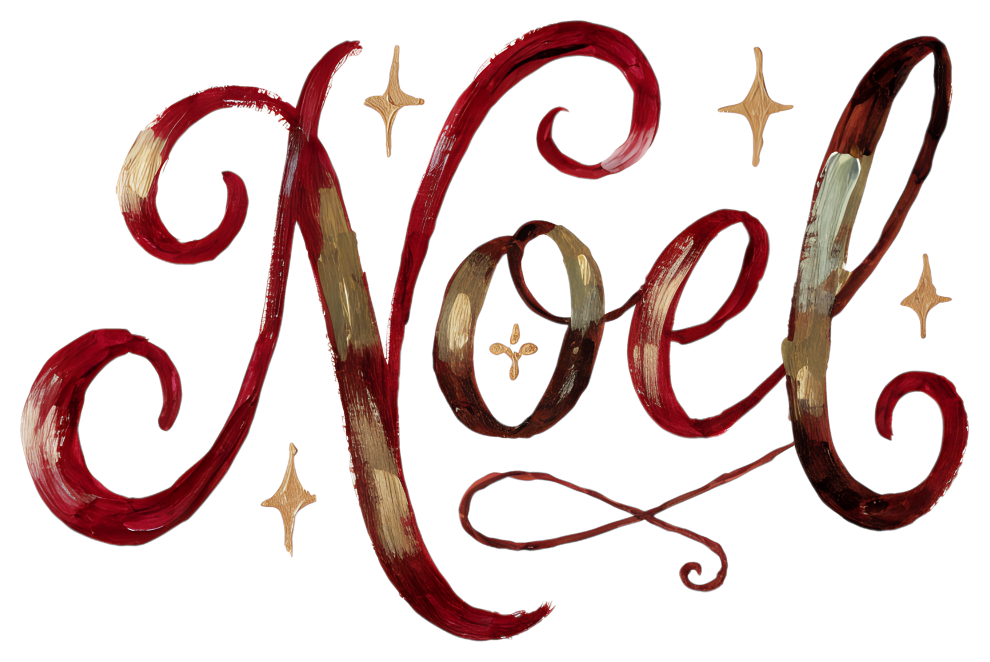
#> input picture velvet-bow-woodland/final/phrases/t05_noel.png, 2968 x 1985 px, given in place of w01_wreath_fawn.png, which was not available (shown at 1/3 size)
$ python templates.py
#> lines starting #> are read from the running program, lines starting #| are printed output that depends on the picture
"""Print-ready 5x7 cards and gift tags (300 DPI) assembled from the finished art."""
import os
from PIL import Image, ImageDraw, ImageFont
CREAM, BURG, GOLD = (246, 239, 228), (92, 26, 38), (176, 141, 87)
ITAL = "/usr/share/fonts/truetype/crosextra/Caladea-Italic.ttf"
os.makedirs("final/templates", exist_ok=True)
def art(p, w, h):
#> called with p = 'frames/w01_wreath_fawn', w = 1150, h = 1150
    im = Image.open(f"final/{p}.png").convert("RGBA"); im.thumbnail((w, h), Image.LANCZOS); return im
#> in art, im is the input picture: PIL image 2968x1985 RGBA; mean R, G, B, A 218.7, 200.6, 198.9, 61
def put(base, im, cx, cy): base.alpha_composite(im, (int(cx - im.width / 2), int(cy - im.height / 2)))
#> called with cx = 750, cy = 760
def border(c, inset, col=GOLD, w=6):
    ImageDraw.Draw(c).rectangle([inset, inset, c.width - inset, c.height - inset], outline=col, width=w)
W, H = 1500, 2100  # 5x7 in
# Card 1: fawn wreath + Merry & Bright
c = Image.new("RGBA", (W, H), CREAM + (255,)); border(c, 60)
put(c, art("frames/w01_wreath_fawn", 1150, 1150), W / 2, 760)
put(c, art("phrases/t01_merry_bright", 1000, 560), W / 2, 1640)
#> call 2 of art, with p = 'phrases/t01_merry_bright', w = 1000, h = 560
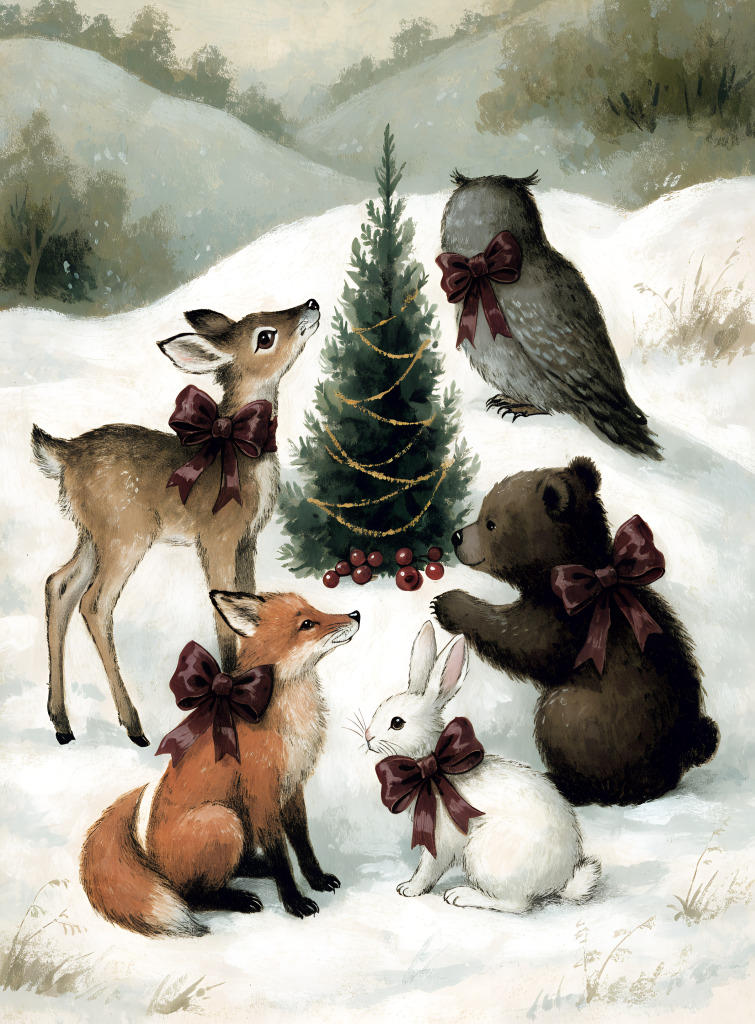
#> input picture velvet-bow-woodland/final/scenes/s04_tree_gathering.jpg, 3018 x 4096 px, given in place of t01_merry_bright.png, which was not available (shown at 1/4 size)
#> call 2 of put, with cx = 750, cy = 1640
#> in put (call 2), `def put(base, im, cx, cy): base.alpha_composite(im, (int(cx - im.width..`:
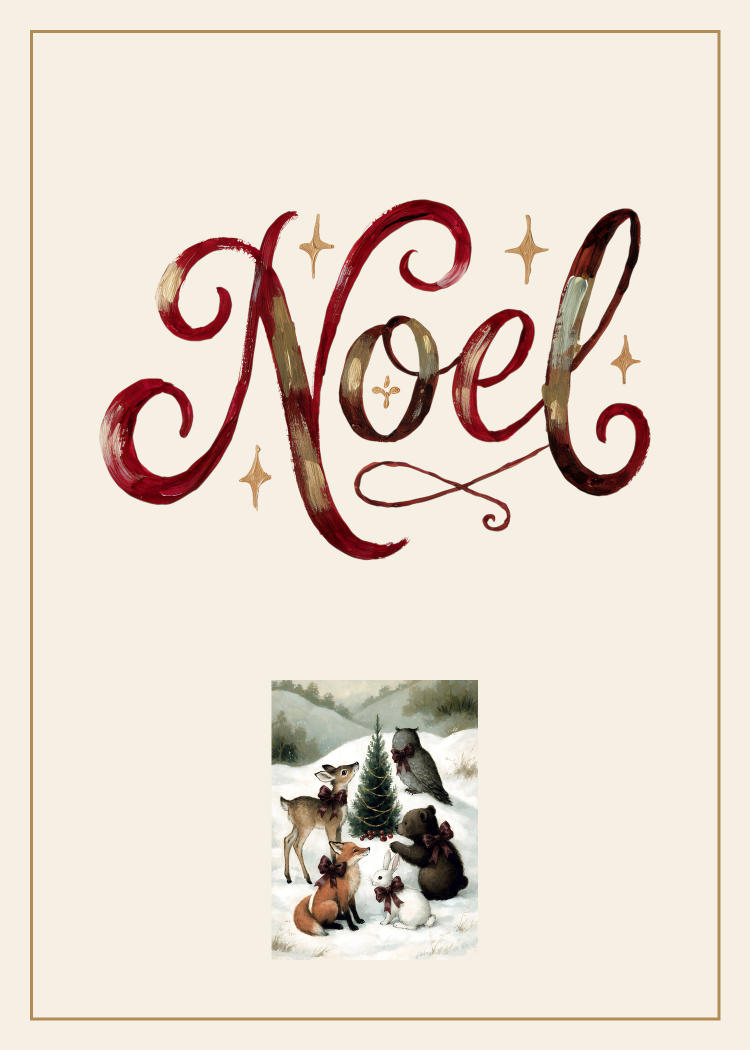
#> base: PIL image 1500x2100 RGBA (shown at 1/2 size); mean R, G, B, A 230.7, 219.3, 208, 255
c.convert("RGB").save("final/templates/card01_merry_bright_5x7.jpg", quality=95, dpi=(300, 300))
# Card 2: scene top + Season's Greetings
c = Image.new("RGBA", (W, H), CREAM + (255,))
sc = Image.open("final/scenes/s04_tree_gathering.jpg").convert("RGBA")
sc = sc.resize((W - 160, int((W - 160) * sc.height / sc.width)), Image.LANCZOS).crop((0, 0, W - 160, 1400))
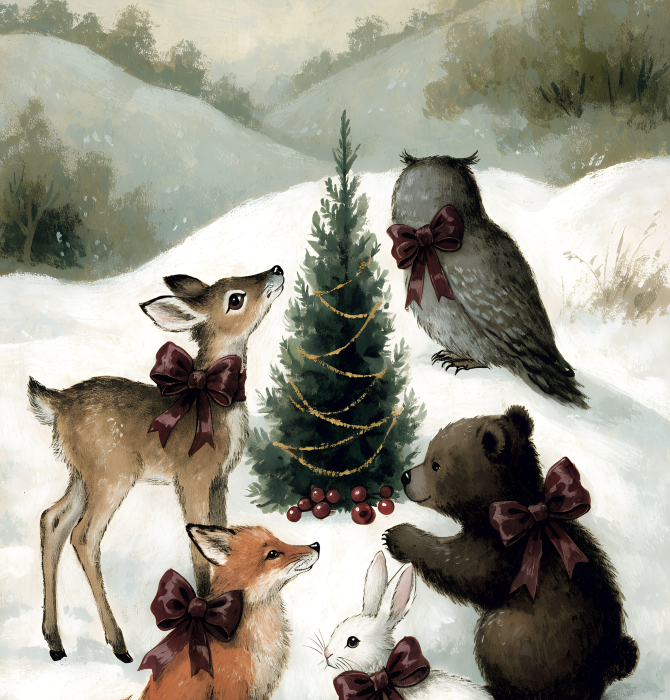
#> sc: PIL image 1340x1400 RGBA (shown at 1/2 size); mean R, G, B, A 155, 152.3, 139.2, 255
c.alpha_composite(sc, (80, 80)); border(c, 80, w=8)
#> after `c.alpha_composite(sc, (80, 80))`:
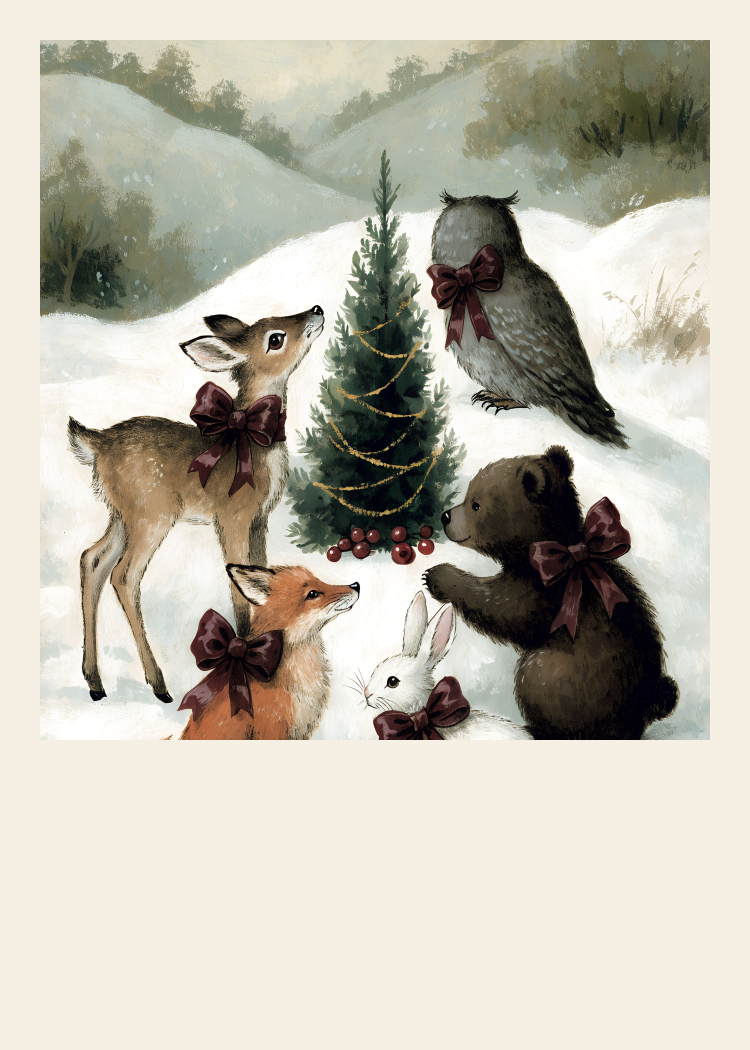
#> c: PIL image 1500x2100 RGBA (shown at 1/2 size); mean R, G, B, A 191.8, 187.4, 175.1, 255
#> call 2 of border, with inset = 80, col = (176, 141, 87), w = 8
#> in border (call 2), `ImageDraw.Draw(c).rectangle([inset, inset, c.width - inset, c.height -..`:
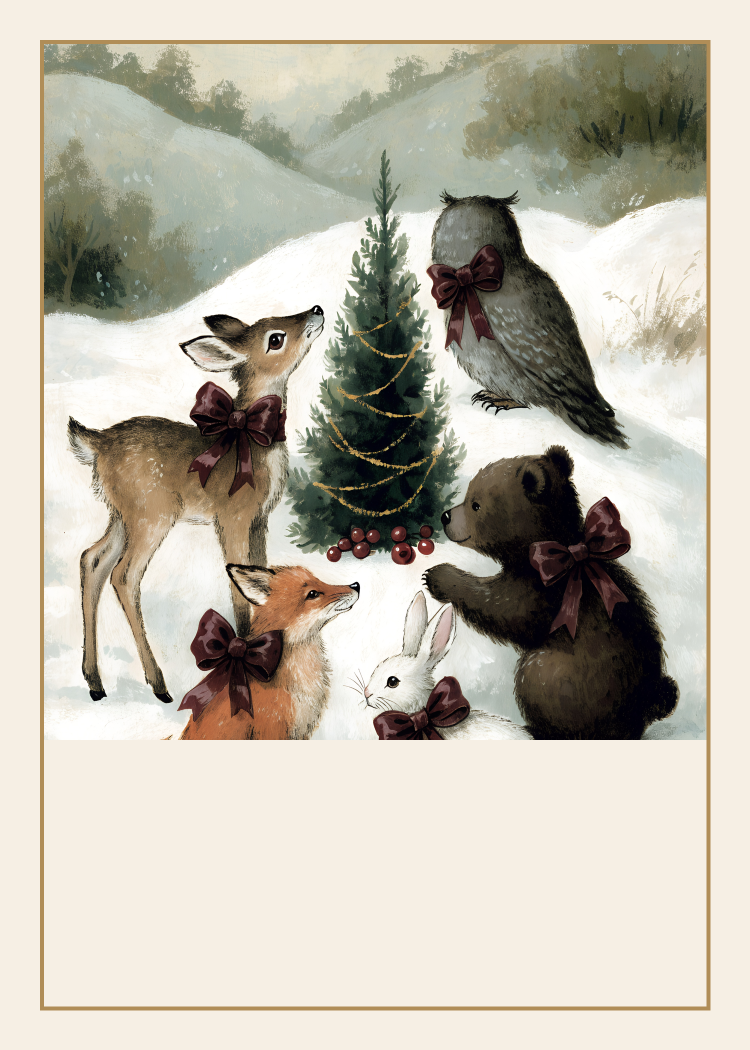
#> c: PIL image 1500x2100 RGBA (shown at 1/2 size); mean R, G, B, A 191.2, 186.2, 173.3, 255
put(c, art("phrases/t04_seasons_greetings", 1000, 460), W / 2, 1790)
#> call 3 of art, with p = 'phrases/t04_seasons_greetings', w = 1000, h = 460
#> in art (call 3), `im.thumbnail((w, h), Image.LANCZOS)`:
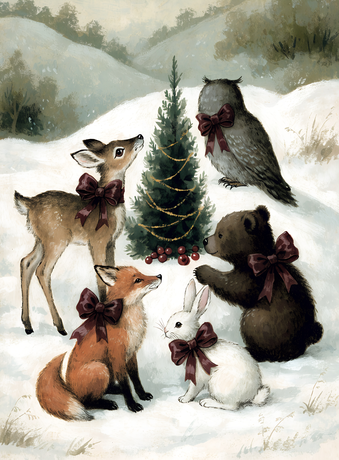
#> im: PIL image 339x460 RGBA; mean R, G, B, A 167.1, 163.5, 151.1, 255
#> call 3 of put, with cx = 750, cy = 1790
#> in put (call 3), `def put(base, im, cx, cy): base.alpha_composite(im, (int(cx - im.width..`:
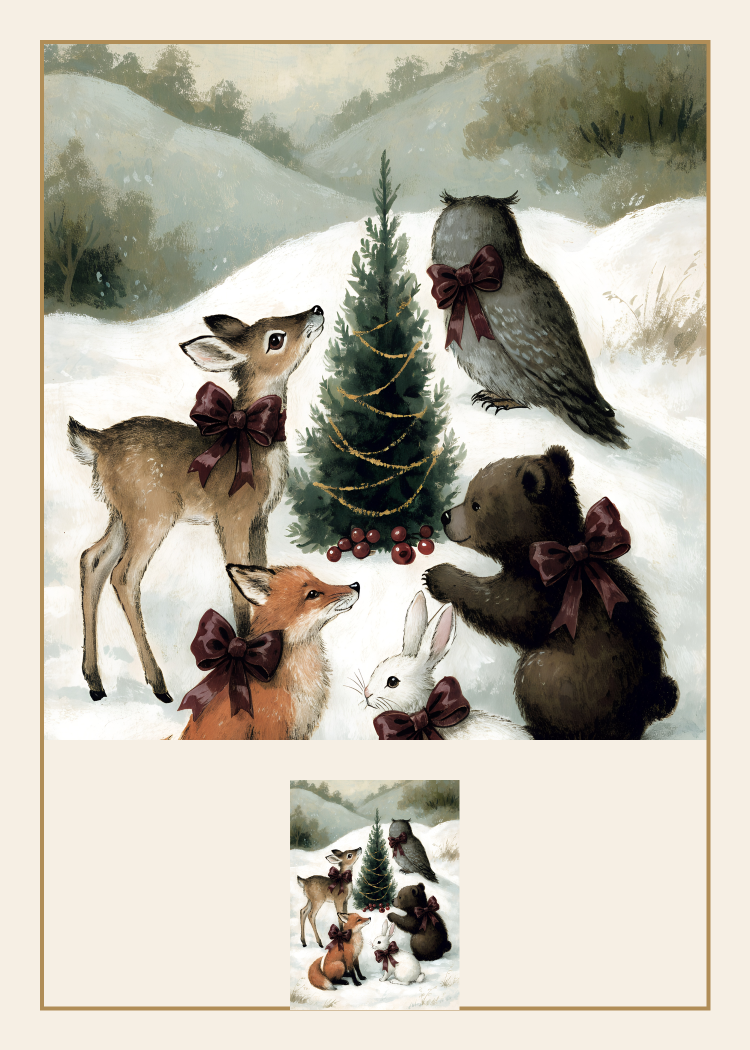
#> base: PIL image 1500x2100 RGBA (shown at 1/2 size); mean R, G, B, A 187.3, 182.5, 169.6, 255
c.convert("RGB").save("final/templates/card02_seasons_greetings_5x7.jpg", quality=95, dpi=(300, 300))
# Card 3: garland + fox + Warm Wishes
c = Image.new("RGBA", (W, H), CREAM + (255,)); border(c, 60)
put(c, art("frames/w04_garland_swag", 1380, 520), W / 2, 330)
#> (the run stopped early here; a loop or call above may not have finished)
